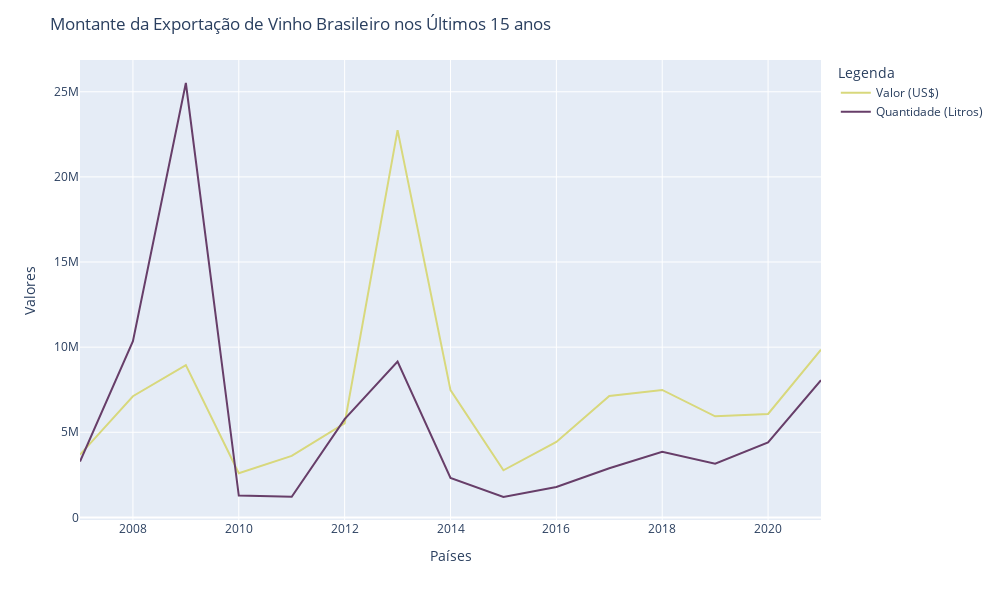

Write notebook code for a chart like this one.
### Code cell
fig = px.line(
    evolucao_exportacao, 
    x = evolucao_exportacao.index, 
    y = ['valor_exportacao', 'quantidade_exportacao'],
    color_discrete_map = {
        'quantidade_exportacao': '#673E69',
        'valor_exportacao': '#D8D87C'
        }
)

nome_variaveis = {'quantidade_exportacao': 'Quantidade (Litros)', 'valor_exportacao': 'Valor (US$)'}
fig.for_each_trace(lambda x: x.update(
                                    name = nome_variaveis[x.name],
                                    legendgroup = nome_variaveis[x.name],
                                    hovertemplate = x.hovertemplate.replace(x.name, nome_variaveis[x.name])
                                )
    )

fig.update_layout(
    title = 'Montante da Exportação de Vinho Brasileiro nos Últimos 15 anos', 
    xaxis_title = 'Países', 
    yaxis_title = 'Valores', 
    legend_title = 'Legenda', 
    width = 1000, 
    height = 600
    )

fig.show()

### Figure 1 — Plotly figure (JSON) as saved in the notebook; plotly's stock layout.template omitted (floating-point values rounded to 4 significant figures)
{"data": [{"hovertemplate": "variable=Valor (US$)<br>ano=%{x}<br>value=%{y}<extra></extra>", "legendgroup": "Valor (US$)", "line": {"color": "#D8D87C", "dash": "solid"}, "marker": {"symbol": "circle"}, "mode": "lines", "name": "Valor (US$)", "orientation": "v", "showlegend": true, "type": "scatter", "x": [2007, 2008, 2009, 2010, 2011, 2012, 2013, 2014, 2015, 2016, 2017, 2018, 2019, 2020, 2021], "xaxis": "x", "y": [3686150, 7118100, 8940988, 2595303, 3615120, 5521293, 22744845, 7472795, 2769160, 4434704, 7135607, 7486063, 5934826, 6078288, 9851942], "yaxis": "y"}, {"hovertemplate": "variable=Quantidade (Litros)<br>ano=%{x}<br>value=%{y}<extra></extra>", "legendgroup": "Quantidade (Litros)", "line": {"color": "#673E69", "dash": "solid"}, "marker": {"symbol": "circle"}, "mode": "lines", "name": "Quantidade (Litros)", "orientation": "v", "showlegend": true, "type": "scatter", "x": [2007, 2008, 2009, 2010, 2011, 2012, 2013, 2014, 2015, 2016, 2017, 2018, 2019, 2020, 2021], "xaxis": "x", "y": [3281752, 10346323, 25514198, 1280574, 1214834, 5775376, 9149059, 2324029, 1198479, 1786549, 2889572, 3856162, 3152873, 4409717, 8058704], "yaxis": "y"}], "layout": {"height": 600, "legend": {"title": {"text": "Legenda"}, "tracegroupgap": 0}, "margin": {"t": 60}, "title": {"text": "Montante da Exportação de Vinho Brasileiro nos Últimos 15 anos"}, "width": 1000, "xaxis": {"anchor": "y", "domain": [0, 1], "title": {"text": "Países"}}, "yaxis": {"anchor": "x", "domain": [0, 1], "title": {"text": "Valores"}}}}
